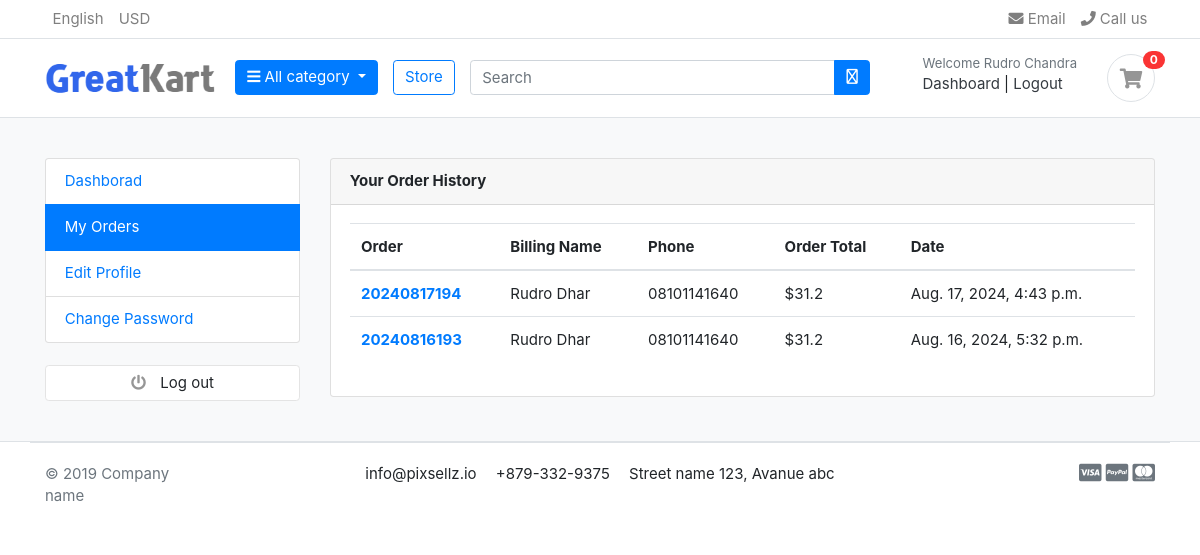
The page /account/my_orders/ (signed in) on the database as committed earlier.
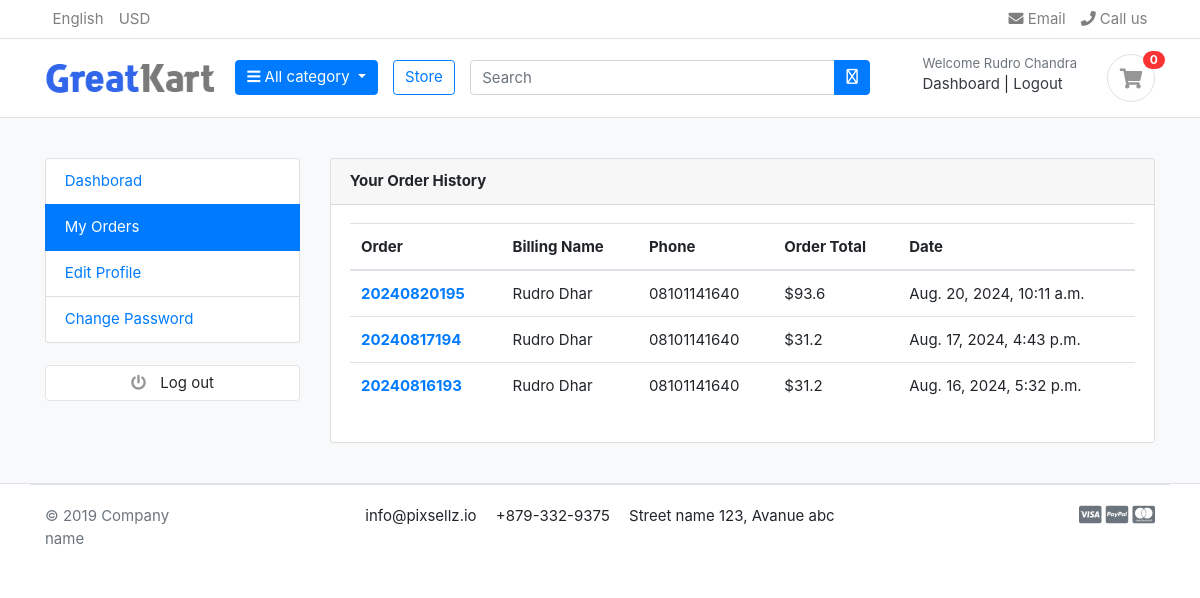
The same page on the database as committed later.
### orders/models.py (models this page shows, shortened)
class Order(models.Model):
    STATUS = {
        ('New', 'New'),
        ('Accepted', 'Accepted'),
        ('Completed', 'Completed'),
        ('Cancelled', 'Cancelled'),
    }
    user = models.ForeignKey(Account, on_delete=models.SET_NULL, null=True)
    payment = models.ForeignKey(Payment, on_delete=models.SET_NULL, blank= True, null=True)
    order_number = models.CharField(max_length=20)
    first_name = models.CharField(max_length=50)
    last_name = models.CharField(max_length=50)
    phone = models.CharField(max_length=15)
    email = models.EmailField(max_length=50)
    address_line_1 = models.CharField(max_length=50)
    address_line_2 = models.CharField(max_length=50, blank=True)
    country = models.CharField(max_length=50)
    state = models.CharField(max_length=50)
    city = models.CharField(max_length=50)
    order_note = models.CharField(max_length=100, blank=True)
    order_total = models.FloatField()
    tax = models.FloatField()
    status = models.CharField(max_length=10, choices=STATUS, default='New')
    ip = models.CharField(max_length=20, blank=True)
    is_ordered = models.BooleanField(default=False)
    created_at = models.DateTimeField(auto_now_add=True)
    updated_at = models.DateTimeField(auto_now=True)
    def full_name(self):
        return f'{self.first_name} {self.last_name}'

### account/views.py (the view)
# urls.py: path('my_orders/', views.my_orders, name="my_orders"),
@login_required(login_url='login')
def my_orders(request):
    orders = Order.objects.filter(user=request.user, is_ordered=True).order_by('-created_at')
    context = {
        'orders': orders
    }
    return render(request, 'account/my_orders.html', context)

### carts/context_processors.py (called while the page is built)
def counter(request):
    cart_count = 0
    if 'admin' in request.path:
        return()
    else:
        try:
            cart = Cart.objects.filter(cart_id = _cart_id(request))
            if request.user.is_authenticated:
                cart_items = CartItem.objects.filter(user=request.user)
            else:
                cart_items = CartItem.objects.filter(cart=cart[:1])
            for cart_item in cart_items:
                cart_count += cart_item.quantity
        except Cart.DoesNotExist:
            cart_count = 0
    return dict(cart_count=cart_count)

### carts/views.py (called while the page is built)
def _cart_id(request):
    cart = request.session.session_key
    if not cart:
        cart = request.session.create()
    return cart

### category/context_processors.py (called while the page is built)
def menu_links(request):
    links = Category.objects.all()
    return dict(links=links)

### category/models.py (called while the page is built)
    def get_url(self):
        return reverse('products_by_category', args=[self.slug])

### templates/account/my_orders.html
{% extends "base.html" %}
{% block content %}
<section class="section-conten padding-y bg">
    <div class="container">
        <div class="row">
        {% include "partials/dashboard_sidebar.html" %}
        <main class="col-md-9">
            <article class="card">
            <header class="card-header">
                <strong class="d-inline-block mr-3">Your Order History</strong>
            </header>
            <div class="card-body">
                <div class="row">
                    <div class="col-md-12">
                        <table class="table table-hover">
                            <thead>
                              <tr>
                                <th scope="col">Order</th>
                                <th scope="col">Billing Name</th>
                                <th scope="col">Phone</th>
                                <th scope="col">Order Total</th>
                                <th scope="col">Date</th>
                              </tr>
                            </thead>
                            <tbody>
                            {% for order in orders %}
                              <tr>
                                <th scope="row"><a href="{% url "order_detail" order.order_number %}">{{order.order_number}}</a></th>
                                <td>{{order.full_name}}</td>
                                <td>{{order.phone}}</td>
                                <td>${{order.order_total}}</td>
                                <td>{{order.created_at}}</td>
                              </tr>
                            {% endfor %}
                            </tbody>
                          </table>
                    </div>
                </div>
            </div>
            </article>
        </main>
    </div>
    </div>
    </section>
{% endblock content %}

Rows that differ between the two databases and show on the page:
added Order: order_number "20240820195", full_name "Rudro Dhar", phone "08101141640", order_total "93.6", created_at "Aug. 20, 2024, 10:11 a.m."
